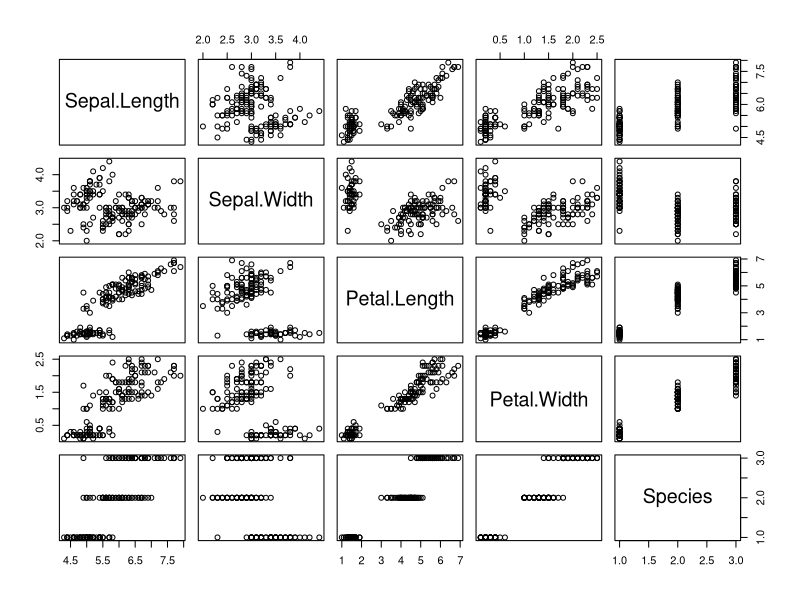
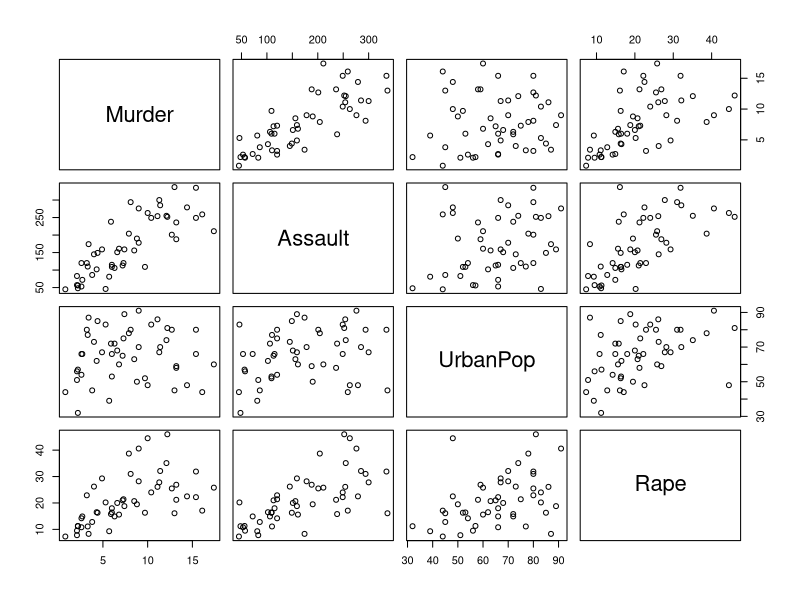

The R source for these figures, in order:
## ---- chunk 1
plot(iris)
## ---- chunk 2
plot(USArrests)
head(USArrests)
## ---- chunk 3
USArrests[1:50,]
